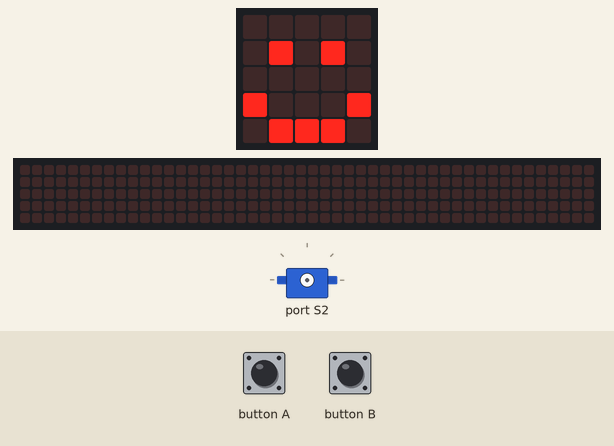
Bench run of a program on a simulated BBC micro:bit (MakeCode). Parts: the board's 5×5 LED display, a strip that is not on the board, showing the scrolling text unrolled, servo. The test bench sets the inputs (shaded band). The 48×5 strip is a reading aid, not a part: it shows the text the display is scrolling, unrolled, one strip-width of it at a time.

Above: at 1.8 s.
1.9 s: button B pressed for 0.15 s
At 2.2 s:
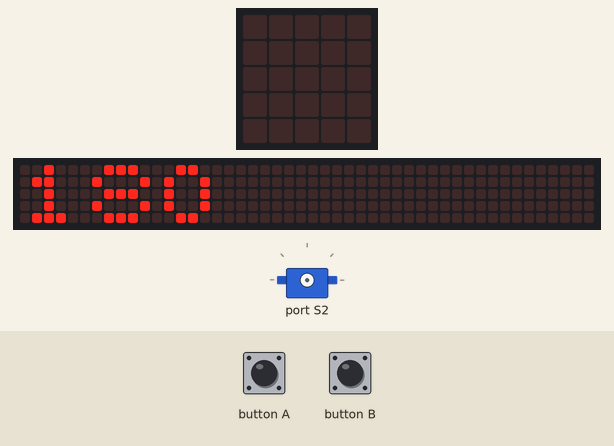
2.6 s: button A pressed for 0.15 s
At 3.17 s:
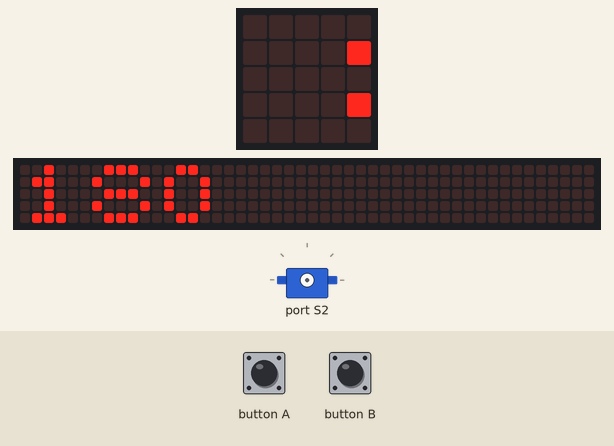
3.3 s: button B pressed for 0.15 s
At 6.1 s:
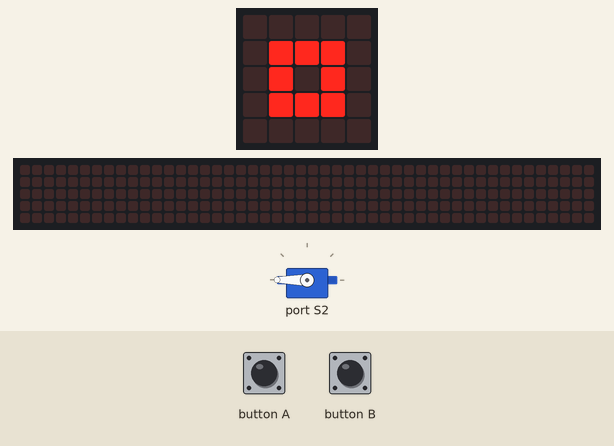
8.8 s: button A pressed for 0.15 s
12.5 s: button B pressed for 0.15 s
15.6 s: button A pressed for 0.15 s
At 15.92 s:
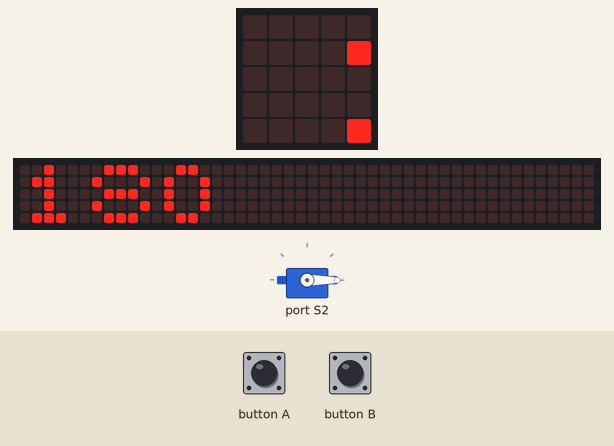
Timing chart, 0 to 17.3 s (numbered marks = the images above; inputs shaded):
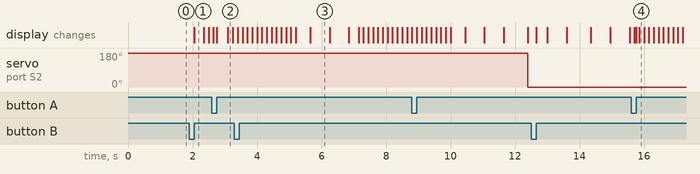

The program:

main.ts
```typescript
// (licence header left out)
basic.clearScreen()
basic.showIcon(IconNames.Happy)

// variables
const servoNumber2 = robotbit.Servos.S2

// button A input
input.onButtonPressed(Button.A, function() {
    basic.clearScreen()
    basic.showString("0")
    // moves servo to 0 degrees
    robotbit.Servo(servoNumber2, 0)
    basic.showIcon(IconNames.SmallSquare)
    basic.clearScreen()
    basic.showIcon(IconNames.Happy)
})

// button B input
input.onButtonPressed(Button.B, function () {
    basic.clearScreen()
    basic.showString("180")
    // moves servo to 180 degrees
    robotbit.Servo(servoNumber2, 180)
    basic.showIcon(IconNames.SmallSquare)
    basic.clearScreen()
    basic.showIcon(IconNames.Happy)
})
```

Measured:
- after the input at 1.9 s, the display: changes after 0.15 s (image 1)
- after the input at 2.6 s, the display: first differs from a run without the input after 0.15 s (image 2 shows a later state)
- after the input at 3.3 s, servo on port S2: stays 180° (without the input it goes to 0° after 4.3 s)
- after the input at 15.6 s, the display: first differs from a run without the input after 0.15 s (image 4 shows a later state)
- what the display in image 3 shows lasts 0.6 s, from 5.7 s to 6.3 s
